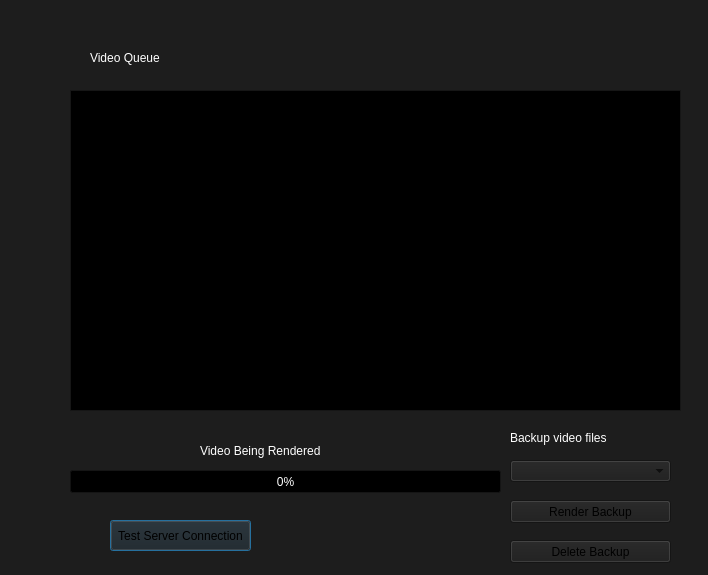
<?xml version="1.0" encoding="UTF-8"?>
<ui version="4.0">
 <class>Dialog</class>
 <widget class="QDialog" name="Dialog">
  <property name="geometry">
   <rect>
    <x>0</x>
    <y>0</y>
    <width>708</width>
    <height>575</height>
   </rect>
  </property>
  <property name="palette">
   <palette>
    <active>
     <colorrole role="WindowText">
      <brush brushstyle="SolidPattern">
       <color alpha="255">
        <red>255</red>
        <green>255</green>
        <blue>255</blue>
       </color>
      </brush>
     </colorrole>
     <colorrole role="Button">
      <brush brushstyle="SolidPattern">
       <color alpha="255">
        <red>29</red>
        <green>29</green>
        <blue>29</blue>
       </color>
      </brush>
     </colorrole>
     <colorrole role="Light">
      <brush brushstyle="SolidPattern">
       <color alpha="255">
        <red>43</red>
        <green>43</green>
        <blue>43</blue>
       </color>
      </brush>
     </colorrole>
     <colorrole role="Midlight">
      <brush brushstyle="SolidPattern">
       <color alpha="255">
        <red>36</red>
        <green>36</green>
        <blue>36</blue>
       </color>
      </brush>
     </colorrole>
     <colorrole role="Dark">
      <brush brushstyle="SolidPattern">
       <color alpha="255">
        <red>14</red>
        <green>14</green>
        <blue>14</blue>
       </color>
      </brush>
     </colorrole>
     <colorrole role="Mid">
      <brush brushstyle="SolidPattern">
       <color alpha="255">
        <red>19</red>
        <green>19</green>
        <blue>19</blue>
       </color>
      </brush>
     </colorrole>
     <colorrole role="Text">
      <brush brushstyle="SolidPattern">
       <color alpha="255">
        <red>255</red>
        <green>255</green>
        <blue>255</blue>
       </color>
      </brush>
     </colorrole>
     <colorrole role="BrightText">
      <brush brushstyle="SolidPattern">
       <color alpha="255">
        <red>255</red>
        <green>255</green>
        <blue>255</blue>
       </color>
      </brush>
     </colorrole>
     <colorrole role="ButtonText">
      <brush brushstyle="SolidPattern">
       <color alpha="255">
        <red>0</red>
        <green>0</green>
        <blue>0</blue>
       </color>
      </brush>
     </colorrole>
     <colorrole role="Base">
      <brush brushstyle="SolidPattern">
       <color alpha="255">
        <red>0</red>
        <green>0</green>
        <blue>0</blue>
       </color>
      </brush>
     </colorrole>
     <colorrole role="Window">
      <brush brushstyle="SolidPattern">
       <color alpha="255">
        <red>29</red>
        <green>29</green>
        <blue>29</blue>
       </color>
      </brush>
     </colorrole>
     <colorrole role="Shadow">
      <brush brushstyle="SolidPattern">
       <color alpha="255">
        <red>0</red>
        <green>0</green>
        <blue>0</blue>
       </color>
      </brush>
     </colorrole>
     <colorrole role="AlternateBase">
      <brush brushstyle="SolidPattern">
       <color alpha="255">
        <red>14</red>
        <green>14</green>
        <blue>14</blue>
       </color>
      </brush>
     </colorrole>
     <colorrole role="ToolTipBase">
      <brush brushstyle="SolidPattern">
       <color alpha="255">
        <red>255</red>
        <green>255</green>
        <blue>220</blue>
       </color>
      </brush>
     </colorrole>
     <colorrole role="ToolTipText">
      <brush brushstyle="SolidPattern">
       <color alpha="255">
        <red>0</red>
        <green>0</green>
        <blue>0</blue>
       </color>
      </brush>
     </colorrole>
    </active>
    <inactive>
     <colorrole role="WindowText">
      <brush brushstyle="SolidPattern">
       <color alpha="255">
        <red>255</red>
        <green>255</green>
        <blue>255</blue>
       </color>
      </brush>
     </colorrole>
     <colorrole role="Button">
      <brush brushstyle="SolidPattern">
       <color alpha="255">
        <red>29</red>
        <green>29</green>
        <blue>29</blue>
       </color>
      </brush>
     </colorrole>
     <colorrole role="Light">
      <brush brushstyle="SolidPattern">
       <color alpha="255">
        <red>43</red>
        <green>43</green>
        <blue>43</blue>
       </color>
      </brush>
     </colorrole>
     <colorrole role="Midlight">
      <brush brushstyle="SolidPattern">
       <color alpha="255">
        <red>36</red>
        <green>36</green>
        <blue>36</blue>
       </color>
      </brush>
     </colorrole>
     <colorrole role="Dark">
      <brush brushstyle="SolidPattern">
       <color alpha="255">
        <red>14</red>
        <green>14</green>
        <blue>14</blue>
       </color>
      </brush>
     </colorrole>
     <colorrole role="Mid">
      <brush brushstyle="SolidPattern">
       <color alpha="255">
        <red>19</red>
        <green>19</green>
        <blue>19</blue>
       </color>
      </brush>
     </colorrole>
     <colorrole role="Text">
      <brush brushstyle="SolidPattern">
       <color alpha="255">
        <red>255</red>
        <green>255</green>
        <blue>255</blue>
       </color>
      </brush>
     </colorrole>
     <colorrole role="BrightText">
      <brush brushstyle="SolidPattern">
       <color alpha="255">
        <red>255</red>
        <green>255</green>
        <blue>255</blue>
       </color>
      </brush>
     </colorrole>
     <colorrole role="ButtonText">
      <brush brushstyle="SolidPattern">
       <color alpha="255">
        <red>0</red>
        <green>0</green>
        <blue>0</blue>
       </color>
      </brush>
     </colorrole>
     <colorrole role="Base">
      <brush brushstyle="SolidPattern">
       <color alpha="255">
        <red>0</red>
        <green>0</green>
        <blue>0</blue>
       </color>
      </brush>
     </colorrole>
     <colorrole role="Window">
      <brush brushstyle="SolidPattern">
       <color alpha="255">
        <red>29</red>
        <green>29</green>
        <blue>29</blue>
       </color>
      </brush>
     </colorrole>
     <colorrole role="Shadow">
      <brush brushstyle="SolidPattern">
       <color alpha="255">
        <red>0</red>
        <green>0</green>
        <blue>0</blue>
       </color>
      </brush>
     </colorrole>
     <colorrole role="AlternateBase">
      <brush brushstyle="SolidPattern">
       <color alpha="255">
        <red>14</red>
        <green>14</green>
        <blue>14</blue>
       </color>
      </brush>
     </colorrole>
     <colorrole role="ToolTipBase">
      <brush brushstyle="SolidPattern">
       <color alpha="255">
        <red>255</red>
        <green>255</green>
        <blue>220</blue>
       </color>
      </brush>
     </colorrole>
     <colorrole role="ToolTipText">
      <brush brushstyle="SolidPattern">
       <color alpha="255">
        <red>0</red>
        <green>0</green>
        <blue>0</blue>
       </color>
      </brush>
     </colorrole>
    </inactive>
    <disabled>
     <colorrole role="WindowText">
      <brush brushstyle="SolidPattern">
       <color alpha="255">
        <red>14</red>
        <green>14</green>
        <blue>14</blue>
       </color>
      </brush>
     </colorrole>
     <colorrole role="Button">
      <brush brushstyle="SolidPattern">
       <color alpha="255">
        <red>29</red>
        <green>29</green>
        <blue>29</blue>
       </color>
      </brush>
     </colorrole>
     <colorrole role="Light">
      <brush brushstyle="SolidPattern">
       <color alpha="255">
        <red>43</red>
        <green>43</green>
        <blue>43</blue>
       </color>
      </brush>
     </colorrole>
     <colorrole role="Midlight">
      <brush brushstyle="SolidPattern">
       <color alpha="255">
        <red>36</red>
        <green>36</green>
        <blue>36</blue>
       </color>
      </brush>
     </colorrole>
     <colorrole role="Dark">
      <brush brushstyle="SolidPattern">
       <color alpha="255">
        <red>14</red>
        <green>14</green>
        <blue>14</blue>
       </color>
      </brush>
     </colorrole>
     <colorrole role="Mid">
      <brush brushstyle="SolidPattern">
       <color alpha="255">
        <red>19</red>
        <green>19</green>
        <blue>19</blue>
       </color>
      </brush>
     </colorrole>
     <colorrole role="Text">
      <brush brushstyle="SolidPattern">
       <color alpha="255">
        <red>14</red>
        <green>14</green>
        <blue>14</blue>
       </color>
      </brush>
     </colorrole>
     <colorrole role="BrightText">
      <brush brushstyle="SolidPattern">
       <color alpha="255">
        <red>255</red>
        <green>255</green>
        <blue>255</blue>
       </color>
      </brush>
     </colorrole>
     <colorrole role="ButtonText">
      <brush brushstyle="SolidPattern">
       <color alpha="255">
        <red>14</red>
        <green>14</green>
        <blue>14</blue>
       </color>
      </brush>
     </colorrole>
     <colorrole role="Base">
      <brush brushstyle="SolidPattern">
       <color alpha="255">
        <red>29</red>
        <green>29</green>
        <blue>29</blue>
       </color>
      </brush>
     </colorrole>
     <colorrole role="Window">
      <brush brushstyle="SolidPattern">
       <color alpha="255">
        <red>29</red>
        <green>29</green>
        <blue>29</blue>
       </color>
      </brush>
     </colorrole>
     <colorrole role="Shadow">
      <brush brushstyle="SolidPattern">
       <color alpha="255">
        <red>0</red>
        <green>0</green>
        <blue>0</blue>
       </color>
      </brush>
     </colorrole>
     <colorrole role="AlternateBase">
      <brush brushstyle="SolidPattern">
       <color alpha="255">
        <red>29</red>
        <green>29</green>
        <blue>29</blue>
       </color>
      </brush>
     </colorrole>
     <colorrole role="ToolTipBase">
      <brush brushstyle="SolidPattern">
       <color alpha="255">
        <red>255</red>
        <green>255</green>
        <blue>220</blue>
       </color>
      </brush>
     </colorrole>
     <colorrole role="ToolTipText">
      <brush brushstyle="SolidPattern">
       <color alpha="255">
        <red>0</red>
        <green>0</green>
        <blue>0</blue>
       </color>
      </brush>
     </colorrole>
    </disabled>
   </palette>
  </property>
  <property name="windowTitle">
   <string>Video Generator</string>
  </property>
  <widget class="QTextBrowser" name="scriptQueue">
   <property name="geometry">
    <rect>
     <x>70</x>
     <y>90</y>
     <width>611</width>
     <height>321</height>
    </rect>
   </property>
  </widget>
  <widget class="QLabel" name="label_2">
   <property name="geometry">
    <rect>
     <x>90</x>
     <y>50</y>
     <width>271</width>
     <height>16</height>
    </rect>
   </property>
   <property name="text">
    <string>Video Queue</string>
   </property>
  </widget>
  <widget class="QLabel" name="renderStatus">
   <property name="geometry">
    <rect>
     <x>200</x>
     <y>440</y>
     <width>191</width>
     <height>21</height>
    </rect>
   </property>
   <property name="text">
    <string>Video Being Rendered</string>
   </property>
  </widget>
  <widget class="QProgressBar" name="progressBar">
   <property name="geometry">
    <rect>
     <x>70</x>
     <y>470</y>
     <width>431</width>
     <height>23</height>
    </rect>
   </property>
   <property name="value">
    <number>0</number>
   </property>
  </widget>
  <widget class="QPushButton" name="testServerConnection">
   <property name="geometry">
    <rect>
     <x>110</x>
     <y>520</y>
     <width>141</width>
     <height>31</height>
    </rect>
   </property>
   <property name="text">
    <string>Test Server Connection</string>
   </property>
  </widget>
  <widget class="QLabel" name="connectionStatus">
   <property name="geometry">
    <rect>
     <x>270</x>
     <y>510</y>
     <width>241</width>
     <height>61</height>
    </rect>
   </property>
   <property name="text">
    <string/>
   </property>
   <property name="wordWrap">
    <bool>true</bool>
   </property>
  </widget>
  <widget class="QComboBox" name="backupSelection">
   <property name="geometry">
    <rect>
     <x>510</x>
     <y>460</y>
     <width>161</width>
     <height>22</height>
    </rect>
   </property>
   <property name="palette">
    <palette>
     <active>
      <colorrole role="Text">
       <brush brushstyle="SolidPattern">
        <color alpha="255">
         <red>0</red>
         <green>0</green>
         <blue>255</blue>
        </color>
       </brush>
      </colorrole>
     </active>
     <inactive>
      <colorrole role="Text">
       <brush brushstyle="SolidPattern">
        <color alpha="255">
         <red>0</red>
         <green>0</green>
         <blue>255</blue>
        </color>
       </brush>
      </colorrole>
     </inactive>
     <disabled>
      <colorrole role="Text">
       <brush brushstyle="SolidPattern">
        <color alpha="255">
         <red>14</red>
         <green>14</green>
         <blue>14</blue>
        </color>
       </brush>
      </colorrole>
     </disabled>
    </palette>
   </property>
  </widget>
  <widget class="QLabel" name="label">
   <property name="geometry">
    <rect>
     <x>510</x>
     <y>430</y>
     <width>161</width>
     <height>16</height>
    </rect>
   </property>
   <property name="text">
    <string>Backup video files</string>
   </property>
  </widget>
  <widget class="QPushButton" name="renderBackup">
   <property name="geometry">
    <rect>
     <x>510</x>
     <y>500</y>
     <width>161</width>
     <height>23</height>
    </rect>
   </property>
   <property name="text">
    <string>Render Backup</string>
   </property>
  </widget>
  <widget class="QPushButton" name="deleteBackup">
   <property name="geometry">
    <rect>
     <x>510</x>
     <y>540</y>
     <width>161</width>
     <height>23</height>
    </rect>
   </property>
   <property name="text">
    <string>Delete Backup</string>
   </property>
  </widget>
 </widget>
 <resources/>
 <connections/>
</ui>
